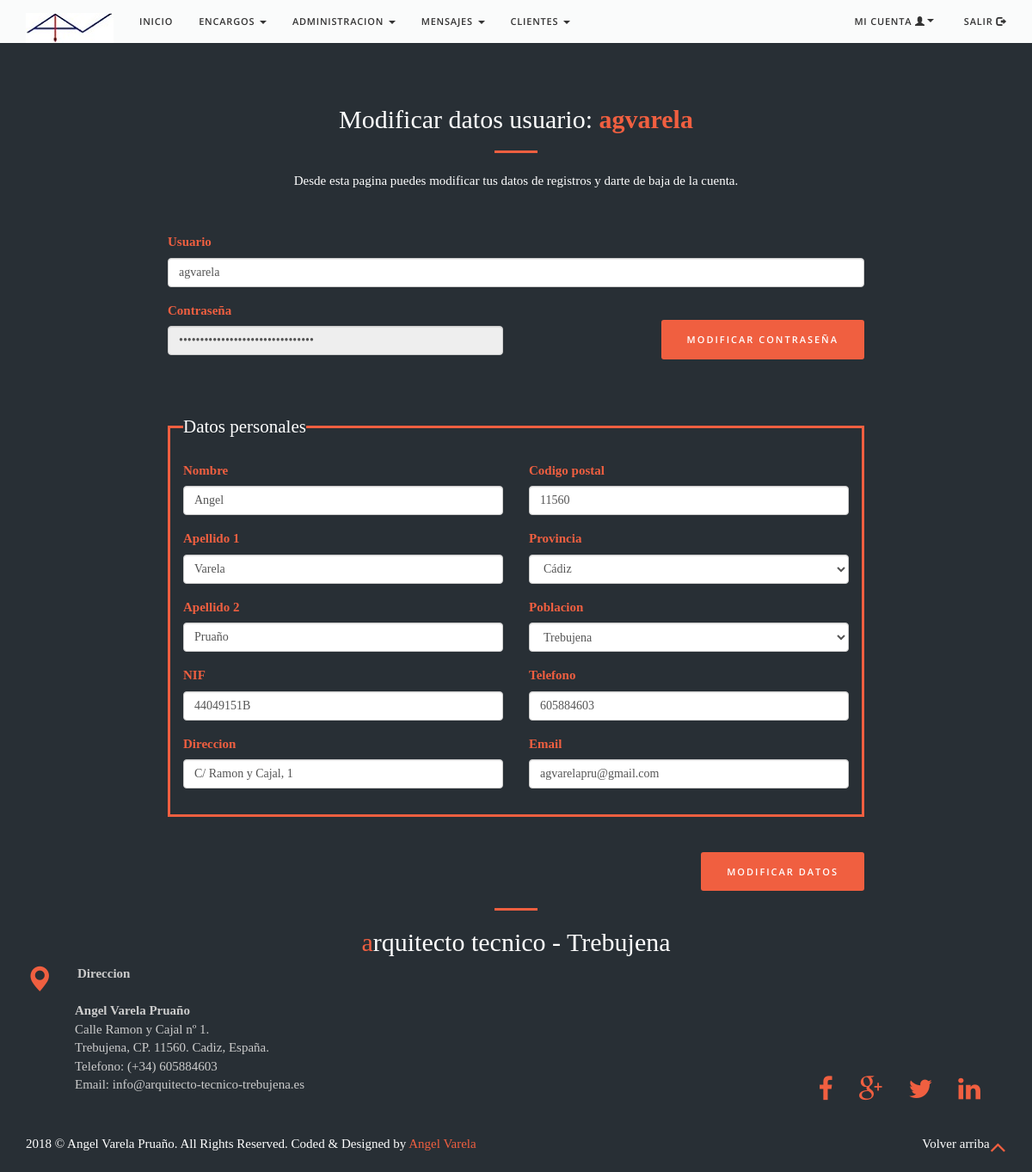
The page /pagina.php?p=moddatos (signed in) on the database its author committed.
### tables this page shows
CREATE TABLE IF NOT EXISTS `usuarios` (
  `usuarios_id` int(10) NOT NULL AUTO_INCREMENT,
  `usuarios_nombre` varchar(100) NOT NULL,
  `usuarios_apellido1` varchar(100) NOT NULL,
  `usuarios_apellido2` varchar(100) NOT NULL,
  `usuarios_nif` varchar(9) NOT NULL,
  `usuarios_direccion` varchar(100) NOT NULL,
  `usuarios_cp` int(5) NOT NULL,
  `usuarios_poblacion` int(4) NOT NULL,
  `usuarios_provincia` int(2) NOT NULL,
  `usuarios_telefono` int(9) NOT NULL,
  `usuarios_email` varchar(100) NOT NULL,
  `usuarios_titulacion` varchar(100) DEFAULT NULL,
  `usuarios_colegio` varchar(100) DEFAULT NULL,
  `usuarios_num_colegiado` varchar(20) DEFAULT NULL,
  `usuarios_perfil` varchar(25) NOT NULL DEFAULT 'Cliente',
  `usuarios_usuario` varchar(100) NOT NULL,
  `usuarios_pass` varchar(100) NOT NULL,
  `usuarios_bloqueado` tinyint(4) NOT NULL DEFAULT '1',
  `usuarios_fecha_alta` timestamp NOT NULL DEFAULT CURRENT_TIMESTAMP,
  `usuarios_fecha_nacimiento` date NOT NULL,
  PRIMARY KEY (`usuarios_id`),
  UNIQUE KEY `usuarios_nif` (`usuarios_nif`)
);

### privado/moddatos.php (the view, shortened to what this page needs)
<?php
$conexion=mysqli_connect(DBHOST,DBUSER,DBPASS,DBNAME) or die("Problemas con la conexión.");
  mysqli_set_charset($conexion,"utf8");
?>
<br><br>
<br><br>
    <div class="container">
        <div class="section-title text-center">
          <h2 class="bottombrand wow flipInX">Modificar datos usuario: <b style="color: #f05f40;"><?php echo " ".$_SESSION["usuario"]." "; ?></b></h2>
          <hr class="primary">
      		<p>
      			Desde esta pagina puedes modificar tus datos de registros y darte de baja de la cuenta.
      		</p>
      </div>
</div>
<br>
<div class="col-md-8 registro">
<?php
$consulta_mysql=mysqli_query($conexion,"select * from usuarios where usuarios_usuario='".$_SESSION["usuario"]."'") or
die("Problemas en el select:".mysqli_error($conexion));
while($reg=mysqli_fetch_array($consulta_mysql)){
 ?>
    <form method="post" action="?p=datosmodificados" id="contactform" >
      <div class="form-group">
        <label for="nick">Usuario</label>
        <input  class="form-control"  type="text" name="nick" id="nick" placeholder="Usuario" pattern="[.-_A-Za-z0-9 ñÑ]{1,50}"  title="Introduzca nombre de usuario .-_A-Za-z0-9 ñÑ" required autofocus value="<?php echo $reg['usuarios_usuario'];?>"/>
      </div>
      <div class="row">
          <div class="col-md-6">
      <div class="form-group">
        <label for="pass">Contraseña</label>
        <input  class="form-control" readonly type="password"  name="pass" id="pass"  placeholder="Contraseña" pattern="[.-_A-Za-z0-9 ñÑ]{1,50}"  title="Introduzca contraseña .-_A-Za-z0-9 ñÑ" required value="<?php echo $reg['usuarios_pass'];?>"/>
    </div>
      </div>
      <div class="col-md-6">
    <input  class="contact submit btn btn-primary btn-xl" type="submit" id="enviar" name="modpass" formaction="pagina.php?p=modpass" value="Modificar contraseña" style="margin-top:6%;float:right;"/>
    </div>
    </div>
<br><br>
<fieldset>
<legend>Datos personales</legend>
        <div class="row">
            <div class="col-md-6">
                <div class="form-group">
                  <label for="nombre">Nombre</label>
                  <input  class="form-control"  type="text" name="nombre" id="nombre" placeholder="Nombre" pattern="[ A-Za-z ñÑ]{1,50}"  title="Introduzca nombre"  required value="<?php echo $reg['usuarios_nombre'];?>"/>
                </div>
                <div class="form-group">
                  <label for="apellido1">Apellido 1</label>
                  <input class="form-control"  type="text" name="apellido1" id="apellido1" placeholder="Apellido 1" pattern="[ A-Za-z ñÑ]{1,50}"  title="Introduzca el apellido 1"   required value="<?php echo $reg['usuarios_apellido1'];?>"/>
                </div>
                <div class="form-group">
                  <label for="apellido2">Apellido 2</label>
                  <input class="form-control"  type="text" name="apellido2" id="apellido2" placeholder="Apellido 2" pattern="[ A-Za-z ñÑ]{1,50}"  title="Introduzca el apellido 2"  required value="<?php echo $reg['usuarios_apellido2'];?>"/>
                </div>
                <div class="form-group">
                  <label for="nif">NIF</label>
                  <input class="form-control" type="text" name="nif" id="nif" placeholder="NIF" pattern="(([X-Zx-z]{1})([-]?)(\d{7})([-]?)([A-Za-z]{1}))|((\d{8})([-]?)([A-Za-z]{1}))|(([A-Za-z]{1})(\d{8}))"  title="Introduzca su NIF 00000000A"  required value="<?php echo $reg['usuarios_nif'];?>"/>
                </div>
                <div class="form-group">
                  <label for="direccion">Direccion</label>
                  <input class="form-control"  type="text" name="direccion" id="direccion" placeholder="Direccion" pattern="[ A-Za-zñÑ0-9,./-]{1,100}"  title="Introduzca la Direccion A-Z 0-9 ,.-/"  required value="<?php echo $reg['usuarios_direccion'];?>"/>
                </div>
            </div>
            <div class="col-md-6">
                <div class="form-group">
                  <label for="cp">Codigo postal</label>
                  <input class="form-control" type="text" name="cp" id="cp" placeholder="CP" pattern="[0-9]{5}"  title="Introduzca su codigo postal"  required value="<?php echo $reg['usuarios_cp'];?>"/>
                </div>
                <div class="form-group">
                  <label for="provincia" id="provi">Provincia</label>
                  <select class="form-control" name="provincia" id="provincia" title="Indique su provincia" required />
                  <?php
                  $consulta_mysql=mysqli_query($conexion,"select * from provincias") or
                  die("Problemas en el select:".mysqli_error($conexion));
                  while($reg3=mysqli_fetch_array($consulta_mysql)){
if($reg3["id"]==$reg['usuarios_provincia']){
	echo "<option value='".$reg3["id"]."' selected>".$reg3["provincia"]."</option>";
}else{
	  echo "<option value='".$reg3["id"]."'>".$reg3["provincia"]."</option>";
}
                  }
                  ?>
                </div>
                <div class="form-group">
                  <label for="poblacion" id="pobla" >Poblacion</label>
                  <select class="form-control" name="poblacion" id="poblaciones" title="Indique su poblacion" required/>
										<?php
										$consulta_mysql2=mysqli_query($conexion,"select * from municipios  where provincia_id='".$reg["usuarios_provincia"]."'") or
										die("Problemas en el select:".mysqli_error($conexion));
										while($reg2=mysqli_fetch_array($consulta_mysql2)){
											if($reg2["id"]==$reg['usuarios_poblacion']){
											echo "<option value='".$reg2["id"]."' selected>".$reg2["municipio"]."</option>";
											}else{
										echo "<option value='".$reg2["id"]."'>".$reg2["municipio"]."</option>";
										}
										}
										?>
                </div>
                <div class="form-group">
                  <label for="telefono">Telefono</label>
                  <input class="form-control" type="text" name="telefono" id="telefono" placeholder="Telefono" pattern="[0-9]{9}"  title="Introduzca su numero de telefono"  required value="<?php echo $reg['usuarios_telefono'];?>"/>
                </div>
                <div class="form-group">
                  <label for="email">Email</label>
                  <input class="form-control"  type="email" name="email" id="email" placeholder="correo@ejemplo.com" required pattern= "[a-zA-Z0-9_]+([.][a-zA-Z0-9_]+)*@[a-zA-Z0-9_]+([.][a-zA-Z0-9_]+)*[.][a-zA-Z]{1,5}" title="Introduzca este formato correo@ejemplo.com" value="<?php echo $reg['usuarios_email'];?>"/>
                </div>
            </div>
        </div>
  </fieldset>
  <br>
        <div class="text-right">
          <button  class="contact submit btn btn-primary btn-xl" data-toggle="modal" data-target="#myModal"  type="button" id="modificar" name="modificar"  value="Modificar datos"/>Modificar datos</button>
        </div>
                </form>
              </div>
<br><br>
<?php
}
?>
<br>

### css/style.css (style rules this page uses)
html,body { width:100%; height:100%; }
body { font-family:Open Sans,'Helvetica Neue',Arial,sans-serif; font-size:15px; color:#777; line-height:1.7; }
hr { max-width:50px; border-color:#f05f40; border-width:3px; }
h1,h2,h3,h4,h5,h6 { font-family:'Dosis','Helvetica Neue',Arial,sans-serif; }
p { margin-bottom:20px; }
.btn { padding:16px 30px; margin-top:15px; }
.btn-primary { border-color:#f05f40; color:#fff; background-color:#f05f40; -webkit-transition:all .35s; -moz-transition:all .35s; transition:all .35s; }
.btn { border:0; border-radius:300px; text-transform:uppercase; font-family:'Open Sans','Helvetica Neue',Arial,sans-serif; font-weight:700; }
.btn-xl { padding:15px 30px; }
body { webkit-tap-highlight-color:#222; }
.btn { font-size:11px; text-transform:uppercase; letter-spacing:2px; border-radius:3px; font-weight:600; -webkit-transition:all .3s ease-in-out; -moz-transition:all .3s ease-in-out; transition:all .3s ease-in-out; }

### css/style2.css (style rules this page uses)
body { background-color: #282f35; font-family:Century Gothic; }
h2 { color:white; font-family:Century Gothic; }
p { color:white; font-family:Century Gothic; }
.registro { width: 70%; margin-left: 15%; }
legend { color:white; }
fieldset { border:3px solid #f05f40; padding-bottom: 1em; padding-left: 1em; padding-right: 1em; }
legend { border-bottom:0px solid #f05f40; color:white; width: auto; }
label { color:#f05f40; }

### rows shown on the page
usuarios: nick "agvarela", nombre "Angel", apellido1 "Varela", apellido2 "Pruaño", nif "44049151B", direccion "C/ Ramon y Cajal, 1", cp "11560", telefono "605884603", email "agvarelapru@gmail.com"

### other values the page prints
$_SESSION["usuario"] "agvarela"
form field provincia "Cádiz"
form field poblacion "Trebujena"
